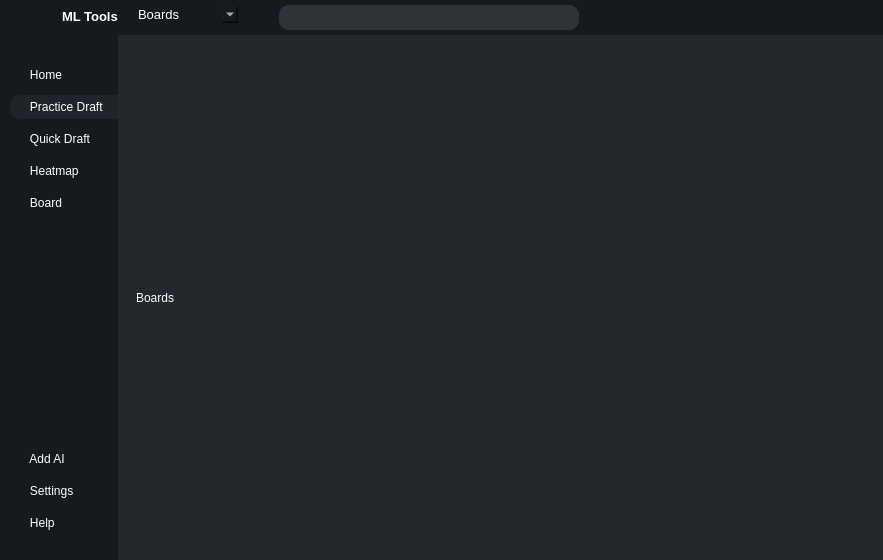
<?xml version="1.0" encoding="UTF-8"?>
<ui version="4.0">
 <class>MainWindow</class>
 <widget class="QMainWindow" name="MainWindow">
  <property name="geometry">
   <rect>
    <x>0</x>
    <y>0</y>
    <width>883</width>
    <height>560</height>
   </rect>
  </property>
  <property name="windowTitle">
   <string>MainWindow</string>
  </property>
  <property name="styleSheet">
   <string notr="true">*{
border:none;
background-color:transparent;
background:transparent;
padding:0;
margin:0;
color:#fff
}
#centralwidget{
background-color:#1f232a;
}
#left_menu_subcontainer{
background-color:#16191d;
}
QPushButton{
text-align:left;
padding: 5px 10px;
border-top-left-radius: 10px;
border-bottom-left-radius: 10px;
}



</string>
  </property>
  <widget class="QWidget" name="centralwidget">
   <layout class="QHBoxLayout" name="horizontalLayout">
    <property name="spacing">
     <number>0</number>
    </property>
    <property name="leftMargin">
     <number>0</number>
    </property>
    <property name="topMargin">
     <number>0</number>
    </property>
    <property name="rightMargin">
     <number>0</number>
    </property>
    <property name="bottomMargin">
     <number>0</number>
    </property>
    <item>
     <widget class="QWidget" name="left_menu_container" native="true">
      <layout class="QVBoxLayout" name="verticalLayout">
       <property name="spacing">
        <number>0</number>
       </property>
       <property name="leftMargin">
        <number>0</number>
       </property>
       <property name="topMargin">
        <number>0</number>
       </property>
       <property name="rightMargin">
        <number>0</number>
       </property>
       <property name="bottomMargin">
        <number>0</number>
       </property>
       <item alignment="Qt::AlignLeft">
        <widget class="QWidget" name="left_menu_subcontainer" native="true">
         <layout class="QVBoxLayout" name="verticalLayout_2">
          <property name="spacing">
           <number>0</number>
          </property>
          <property name="leftMargin">
           <number>10</number>
          </property>
          <property name="topMargin">
           <number>0</number>
          </property>
          <property name="rightMargin">
           <number>0</number>
          </property>
          <property name="bottomMargin">
           <number>15</number>
          </property>
          <item alignment="Qt::AlignLeft|Qt::AlignTop">
           <widget class="QFrame" name="icon_frame">
            <property name="minimumSize">
             <size>
              <width>100</width>
              <height>30</height>
             </size>
            </property>
            <property name="frameShape">
             <enum>QFrame::StyledPanel</enum>
            </property>
            <property name="frameShadow">
             <enum>QFrame::Raised</enum>
            </property>
            <layout class="QHBoxLayout" name="horizontalLayout_2">
             <property name="spacing">
              <number>0</number>
             </property>
             <property name="leftMargin">
              <number>0</number>
             </property>
             <property name="topMargin">
              <number>2</number>
             </property>
             <property name="rightMargin">
              <number>0</number>
             </property>
             <property name="bottomMargin">
              <number>0</number>
             </property>
             <item alignment="Qt::AlignLeft">
              <widget class="QPushButton" name="pushButton_2">
               <property name="text">
                <string/>
               </property>
               <property name="icon">
                <iconset resource="../rsc.qrc">
                 <normaloff>:/icons/icons/Icon.png</normaloff>:/icons/icons/Icon.png</iconset>
               </property>
               <property name="iconSize">
                <size>
                 <width>25</width>
                 <height>25</height>
                </size>
               </property>
              </widget>
             </item>
             <item alignment="Qt::AlignHCenter">
              <widget class="QLabel" name="app_name">
               <property name="font">
                <font>
                 <pointsize>10</pointsize>
                 <bold>true</bold>
                </font>
               </property>
               <property name="text">
                <string>ML Tools</string>
               </property>
              </widget>
             </item>
            </layout>
           </widget>
          </item>
          <item alignment="Qt::AlignTop">
           <widget class="QFrame" name="menu_frame">
            <property name="frameShape">
             <enum>QFrame::StyledPanel</enum>
            </property>
            <property name="frameShadow">
             <enum>QFrame::Raised</enum>
            </property>
            <layout class="QVBoxLayout" name="verticalLayout_6">
             <property name="spacing">
              <number>0</number>
             </property>
             <property name="leftMargin">
              <number>0</number>
             </property>
             <property name="topMargin">
              <number>4</number>
             </property>
             <property name="rightMargin">
              <number>0</number>
             </property>
             <property name="bottomMargin">
              <number>0</number>
             </property>
             <item>
              <widget class="QPushButton" name="menu_button">
               <property name="toolTip">
                <string>Menu</string>
               </property>
               <property name="text">
                <string/>
               </property>
               <property name="icon">
                <iconset resource="../rsc.qrc">
                 <normaloff>:/icons/icons/align-justify.svg</normaloff>:/icons/icons/align-justify.svg</iconset>
               </property>
               <property name="iconSize">
                <size>
                 <width>24</width>
                 <height>24</height>
                </size>
               </property>
              </widget>
             </item>
            </layout>
           </widget>
          </item>
          <item alignment="Qt::AlignTop">
           <widget class="QFrame" name="options_frame">
            <property name="sizePolicy">
             <sizepolicy hsizetype="Preferred" vsizetype="Preferred">
              <horstretch>0</horstretch>
              <verstretch>0</verstretch>
             </sizepolicy>
            </property>
            <property name="frameShape">
             <enum>QFrame::StyledPanel</enum>
            </property>
            <property name="frameShadow">
             <enum>QFrame::Raised</enum>
            </property>
            <layout class="QVBoxLayout" name="verticalLayout_3">
             <property name="spacing">
              <number>8</number>
             </property>
             <property name="leftMargin">
              <number>0</number>
             </property>
             <property name="topMargin">
              <number>5</number>
             </property>
             <property name="rightMargin">
              <number>0</number>
             </property>
             <property name="bottomMargin">
              <number>10</number>
             </property>
             <item>
              <widget class="QPushButton" name="home_button">
               <property name="text">
                <string>   Home</string>
               </property>
               <property name="icon">
                <iconset resource="../rsc.qrc">
                 <normaloff>:/icons/icons/home.svg</normaloff>:/icons/icons/home.svg</iconset>
               </property>
               <property name="iconSize">
                <size>
                 <width>24</width>
                 <height>24</height>
                </size>
               </property>
              </widget>
             </item>
             <item>
              <widget class="QPushButton" name="practice_button">
               <property name="toolTip">
                <string>Practice Draft</string>
               </property>
               <property name="styleSheet">
                <string notr="true">background-color:#1f232a;</string>
               </property>
               <property name="text">
                <string>   Practice Draft</string>
               </property>
               <property name="icon">
                <iconset resource="../rsc.qrc">
                 <normaloff>:/icons/icons/book-open.svg</normaloff>:/icons/icons/book-open.svg</iconset>
               </property>
               <property name="iconSize">
                <size>
                 <width>24</width>
                 <height>24</height>
                </size>
               </property>
              </widget>
             </item>
             <item>
              <widget class="QPushButton" name="quick_button">
               <property name="toolTip">
                <string>Quick Draft</string>
               </property>
               <property name="text">
                <string>   Quick Draft</string>
               </property>
               <property name="icon">
                <iconset resource="../rsc.qrc">
                 <normaloff>:/icons/icons/edit.svg</normaloff>:/icons/icons/edit.svg</iconset>
               </property>
               <property name="iconSize">
                <size>
                 <width>24</width>
                 <height>24</height>
                </size>
               </property>
              </widget>
             </item>
             <item>
              <widget class="QPushButton" name="heatmap_button">
               <property name="toolTip">
                <string>Heatmap Heatmp</string>
               </property>
               <property name="text">
                <string>   Heatmap</string>
               </property>
               <property name="icon">
                <iconset resource="../rsc.qrc">
                 <normaloff>:/icons/icons/crosshair.svg</normaloff>:/icons/icons/crosshair.svg</iconset>
               </property>
               <property name="iconSize">
                <size>
                 <width>24</width>
                 <height>24</height>
                </size>
               </property>
              </widget>
             </item>
             <item>
              <widget class="QPushButton" name="coaching_button">
               <property name="toolTip">
                <string>Coaching Board</string>
               </property>
               <property name="text">
                <string>   Board</string>
               </property>
               <property name="icon">
                <iconset resource="../rsc.qrc">
                 <normaloff>:/icons/icons/clipboard.svg</normaloff>:/icons/icons/clipboard.svg</iconset>
               </property>
               <property name="iconSize">
                <size>
                 <width>24</width>
                 <height>24</height>
                </size>
               </property>
              </widget>
             </item>
            </layout>
           </widget>
          </item>
          <item>
           <spacer name="verticalSpacer">
            <property name="orientation">
             <enum>Qt::Vertical</enum>
            </property>
            <property name="sizeHint" stdset="0">
             <size>
              <width>20</width>
              <height>40</height>
             </size>
            </property>
           </spacer>
          </item>
          <item alignment="Qt::AlignBottom">
           <widget class="QFrame" name="frame_3">
            <property name="frameShape">
             <enum>QFrame::StyledPanel</enum>
            </property>
            <property name="frameShadow">
             <enum>QFrame::Raised</enum>
            </property>
            <layout class="QVBoxLayout" name="verticalLayout_4">
             <property name="spacing">
              <number>8</number>
             </property>
             <property name="leftMargin">
              <number>0</number>
             </property>
             <property name="topMargin">
              <number>10</number>
             </property>
             <property name="rightMargin">
              <number>0</number>
             </property>
             <property name="bottomMargin">
              <number>10</number>
             </property>
             <item>
              <widget class="QPushButton" name="ai_button">
               <property name="toolTip">
                <string>Add AI</string>
               </property>
               <property name="text">
                <string>   Add AI</string>
               </property>
               <property name="icon">
                <iconset resource="../rsc.qrc">
                 <normaloff>:/icons/icons/cpu.svg</normaloff>:/icons/icons/cpu.svg</iconset>
               </property>
               <property name="iconSize">
                <size>
                 <width>24</width>
                 <height>24</height>
                </size>
               </property>
              </widget>
             </item>
             <item>
              <widget class="QPushButton" name="settings_button">
               <property name="toolTip">
                <string>Settings</string>
               </property>
               <property name="text">
                <string>   Settings</string>
               </property>
               <property name="icon">
                <iconset resource="../rsc.qrc">
                 <normaloff>:/icons/icons/settings.svg</normaloff>:/icons/icons/settings.svg</iconset>
               </property>
               <property name="iconSize">
                <size>
                 <width>24</width>
                 <height>24</height>
                </size>
               </property>
              </widget>
             </item>
             <item>
              <widget class="QPushButton" name="help_button">
               <property name="toolTip">
                <string>Help</string>
               </property>
               <property name="text">
                <string>   Help</string>
               </property>
               <property name="icon">
                <iconset resource="../rsc.qrc">
                 <normaloff>:/icons/icons/help-circle.svg</normaloff>:/icons/icons/help-circle.svg</iconset>
               </property>
               <property name="iconSize">
                <size>
                 <width>24</width>
                 <height>24</height>
                </size>
               </property>
              </widget>
             </item>
            </layout>
           </widget>
          </item>
         </layout>
        </widget>
       </item>
      </layout>
     </widget>
    </item>
    <item>
     <widget class="QWidget" name="main_body_container" native="true">
      <property name="sizePolicy">
       <sizepolicy hsizetype="Expanding" vsizetype="Preferred">
        <horstretch>0</horstretch>
        <verstretch>0</verstretch>
       </sizepolicy>
      </property>
      <property name="styleSheet">
       <string notr="true">background-color: #23272e;</string>
      </property>
      <layout class="QVBoxLayout" name="verticalLayout_5">
       <property name="spacing">
        <number>0</number>
       </property>
       <property name="leftMargin">
        <number>0</number>
       </property>
       <property name="topMargin">
        <number>0</number>
       </property>
       <property name="rightMargin">
        <number>0</number>
       </property>
       <property name="bottomMargin">
        <number>0</number>
       </property>
       <item alignment="Qt::AlignTop">
        <widget class="QWidget" name="header_container" native="true">
         <property name="sizePolicy">
          <sizepolicy hsizetype="Expanding" vsizetype="Preferred">
           <horstretch>0</horstretch>
           <verstretch>0</verstretch>
          </sizepolicy>
         </property>
         <property name="maximumSize">
          <size>
           <width>16777215</width>
           <height>40</height>
          </size>
         </property>
         <property name="styleSheet">
          <string notr="true">background-color: rgb(22, 25, 29);</string>
         </property>
         <layout class="QHBoxLayout" name="horizontalLayout_4">
          <property name="spacing">
           <number>0</number>
          </property>
          <property name="leftMargin">
           <number>0</number>
          </property>
          <property name="topMargin">
           <number>0</number>
          </property>
          <property name="rightMargin">
           <number>0</number>
          </property>
          <property name="bottomMargin">
           <number>0</number>
          </property>
          <item alignment="Qt::AlignLeft">
           <widget class="QFrame" name="combo_frame">
            <property name="frameShape">
             <enum>QFrame::StyledPanel</enum>
            </property>
            <property name="frameShadow">
             <enum>QFrame::Raised</enum>
            </property>
            <layout class="QHBoxLayout" name="horizontalLayout_5">
             <property name="leftMargin">
              <number>20</number>
             </property>
             <property name="topMargin">
              <number>0</number>
             </property>
             <property name="bottomMargin">
              <number>5</number>
             </property>
             <item>
              <widget class="QComboBox" name="type_combo_box">
               <property name="minimumSize">
                <size>
                 <width>100</width>
                 <height>0</height>
                </size>
               </property>
               <property name="font">
                <font>
                 <pointsize>10</pointsize>
                 <bold>false</bold>
                </font>
               </property>
               <item>
                <property name="text">
                 <string>Boards</string>
                </property>
               </item>
               <item>
                <property name="text">
                 <string>Drafts</string>
                </property>
               </item>
               <item>
                <property name="text">
                 <string>Heatmaps</string>
                </property>
               </item>
              </widget>
             </item>
            </layout>
           </widget>
          </item>
          <item alignment="Qt::AlignHCenter">
           <widget class="QFrame" name="search_frame">
            <property name="sizePolicy">
             <sizepolicy hsizetype="Preferred" vsizetype="Preferred">
              <horstretch>0</horstretch>
              <verstretch>0</verstretch>
             </sizepolicy>
            </property>
            <property name="minimumSize">
             <size>
              <width>200</width>
              <height>0</height>
             </size>
            </property>
            <property name="frameShape">
             <enum>QFrame::StyledPanel</enum>
            </property>
            <property name="frameShadow">
             <enum>QFrame::Raised</enum>
            </property>
            <layout class="QHBoxLayout" name="horizontalLayout_6">
             <property name="spacing">
              <number>10</number>
             </property>
             <property name="leftMargin">
              <number>0</number>
             </property>
             <property name="topMargin">
              <number>5</number>
             </property>
             <property name="rightMargin">
              <number>0</number>
             </property>
             <property name="bottomMargin">
              <number>5</number>
             </property>
             <item>
              <widget class="QLineEdit" name="search_line">
               <property name="sizePolicy">
                <sizepolicy hsizetype="Expanding" vsizetype="Preferred">
                 <horstretch>0</horstretch>
                 <verstretch>0</verstretch>
                </sizepolicy>
               </property>
               <property name="minimumSize">
                <size>
                 <width>300</width>
                 <height>0</height>
                </size>
               </property>
               <property name="maximumSize">
                <size>
                 <width>16777215</width>
                 <height>25</height>
                </size>
               </property>
               <property name="styleSheet">
                <string notr="true">background-color: rgb(46, 50, 57);
padding: 5px 10px;
border-top-left-radius: 10px;
border-bottom-left-radius: 10px;
border-top-right-radius: 10px;
border-bottom-right-radius: 10px;

</string>
               </property>
              </widget>
             </item>
             <item alignment="Qt::AlignRight">
              <widget class="QPushButton" name="search_button">
               <property name="text">
                <string/>
               </property>
               <property name="icon">
                <iconset resource="../rsc.qrc">
                 <normaloff>:/icons/icons/search.svg</normaloff>:/icons/icons/search.svg</iconset>
               </property>
               <property name="iconSize">
                <size>
                 <width>18</width>
                 <height>18</height>
                </size>
               </property>
              </widget>
             </item>
             <item>
              <spacer name="horizontalSpacer">
               <property name="orientation">
                <enum>Qt::Horizontal</enum>
               </property>
               <property name="sizeHint" stdset="0">
                <size>
                 <width>20</width>
                 <height>20</height>
                </size>
               </property>
              </spacer>
             </item>
             <item alignment="Qt::AlignRight">
              <widget class="QPushButton" name="pushButton">
               <property name="text">
                <string/>
               </property>
               <property name="icon">
                <iconset resource="../rsc.qrc">
                 <normaloff>:/icons/icons/refresh-cw.svg</normaloff>:/icons/icons/refresh-cw.svg</iconset>
               </property>
              </widget>
             </item>
            </layout>
           </widget>
          </item>
          <item alignment="Qt::AlignRight">
           <widget class="QFrame" name="navig_frame">
            <property name="frameShape">
             <enum>QFrame::StyledPanel</enum>
            </property>
            <property name="frameShadow">
             <enum>QFrame::Raised</enum>
            </property>
            <layout class="QHBoxLayout" name="horizontalLayout_3">
             <property name="spacing">
              <number>0</number>
             </property>
             <property name="leftMargin">
              <number>0</number>
             </property>
             <property name="topMargin">
              <number>0</number>
             </property>
             <property name="rightMargin">
              <number>0</number>
             </property>
             <property name="bottomMargin">
              <number>0</number>
             </property>
             <item alignment="Qt::AlignRight">
              <widget class="QPushButton" name="ninimize_button">
               <property name="text">
                <string/>
               </property>
               <property name="icon">
                <iconset resource="../rsc.qrc">
                 <normaloff>:/icons/icons/minus.svg</normaloff>:/icons/icons/minus.svg</iconset>
               </property>
              </widget>
             </item>
             <item alignment="Qt::AlignRight">
              <widget class="QPushButton" name="restore_button">
               <property name="text">
                <string/>
               </property>
               <property name="icon">
                <iconset resource="../rsc.qrc">
                 <normaloff>:/icons/icons/square.svg</normaloff>:/icons/icons/square.svg</iconset>
               </property>
               <property name="iconSize">
                <size>
                 <width>14</width>
                 <height>14</height>
                </size>
               </property>
              </widget>
             </item>
             <item alignment="Qt::AlignRight">
              <widget class="QPushButton" name="exit_button">
               <property name="text">
                <string/>
               </property>
               <property name="icon">
                <iconset resource="../rsc.qrc">
                 <normaloff>:/icons/icons/x.svg</normaloff>:/icons/icons/x.svg</iconset>
               </property>
              </widget>
             </item>
            </layout>
           </widget>
          </item>
         </layout>
        </widget>
       </item>
       <item>
        <widget class="QStackedWidget" name="stackedWidget">
         <property name="currentIndex">
          <number>0</number>
         </property>
         <widget class="QWidget" name="boards_page">
          <layout class="QVBoxLayout" name="verticalLayout_7">
           <item>
            <widget class="QWidget" name="widget" native="true">
             <layout class="QVBoxLayout" name="verticalLayout_10">
              <item>
               <widget class="QLabel" name="label">
                <property name="text">
                 <string>Boards</string>
                </property>
               </widget>
              </item>
             </layout>
            </widget>
           </item>
          </layout>
         </widget>
         <widget class="QWidget" name="heatmapspage">
          <layout class="QVBoxLayout" name="verticalLayout_9">
           <item>
            <widget class="QWidget" name="widget_4" native="true">
             <layout class="QVBoxLayout" name="verticalLayout_12">
              <item>
               <widget class="QLabel" name="label_3">
                <property name="text">
                 <string>Heatmaps</string>
                </property>
               </widget>
              </item>
             </layout>
            </widget>
           </item>
          </layout>
         </widget>
         <widget class="QWidget" name="drafts_page">
          <layout class="QVBoxLayout" name="verticalLayout_8">
           <item>
            <widget class="QWidget" name="widget_3" native="true">
             <layout class="QVBoxLayout" name="verticalLayout_11">
              <item>
               <widget class="QLabel" name="label_2">
                <property name="text">
                 <string>Drafts</string>
                </property>
               </widget>
              </item>
             </layout>
            </widget>
           </item>
          </layout>
         </widget>
        </widget>
       </item>
      </layout>
     </widget>
    </item>
   </layout>
  </widget>
 </widget>
 <resources>
  <include location="../rsc.qrc"/>
 </resources>
 <connections/>
</ui>
